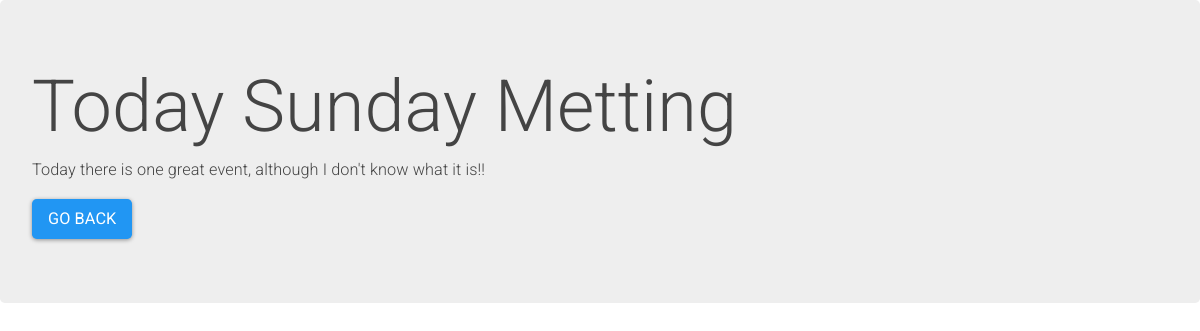
Page /entry/4 (signed in) on the committed database.
### myapp/models.py (models this page shows, shortened)
class Entry(models.Model):
    name = models.CharField(max_length=100)
    author = models.ForeignKey(User, on_delete=models.CASCADE)
    date = models.DateTimeField()
    description = models.CharField(max_length=1000)
    created = models.DateTimeField(auto_now_add=True)

### myapp/views.py (the view)
# urls.py: path('entry/<int:pk>', views.details, name='details'),
@login_required
def details(request, pk):
    entry = Entry.objects.get(id=pk)
    return render(request, 'myapp/details.html', {'entry': entry})

### myapp/templates/myapp/details.html
{% extends 'myapp/base.html' %}
{% block content %}
<div class="jumbotron">
  <h1 class="display-3">{{entry.name}}</h1>
  <p class="lead">{{ entry.description}}</p>
  <a class="btn btn-primary btn-lg" href="{% url 'calender' %}" role="button">Go Back</a>
</div>
{% endblock %}

### rows in the picture
Entry: name "Today Sunday Metting", description "Today there is one great event, although I don't know what it is!!"
